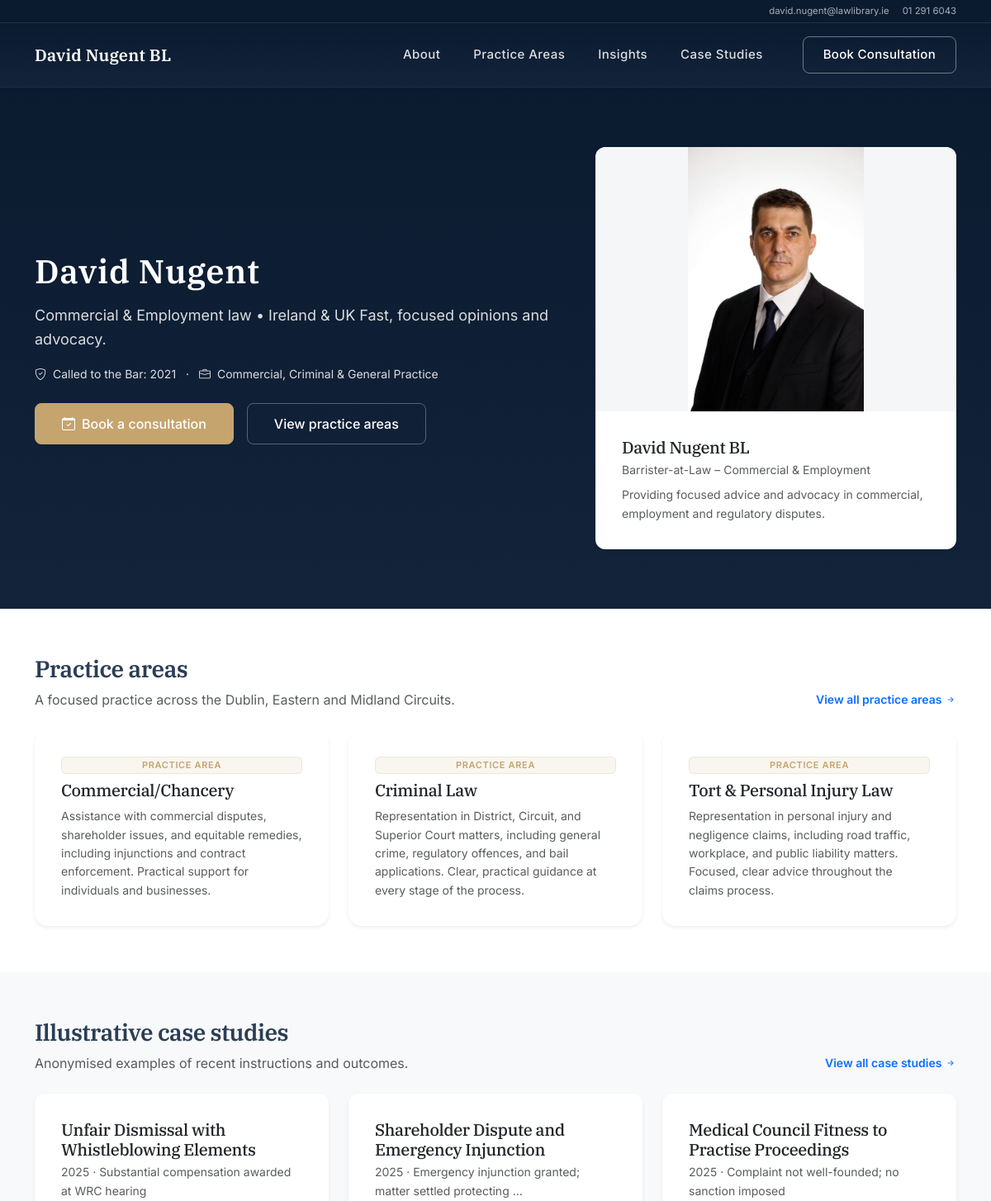
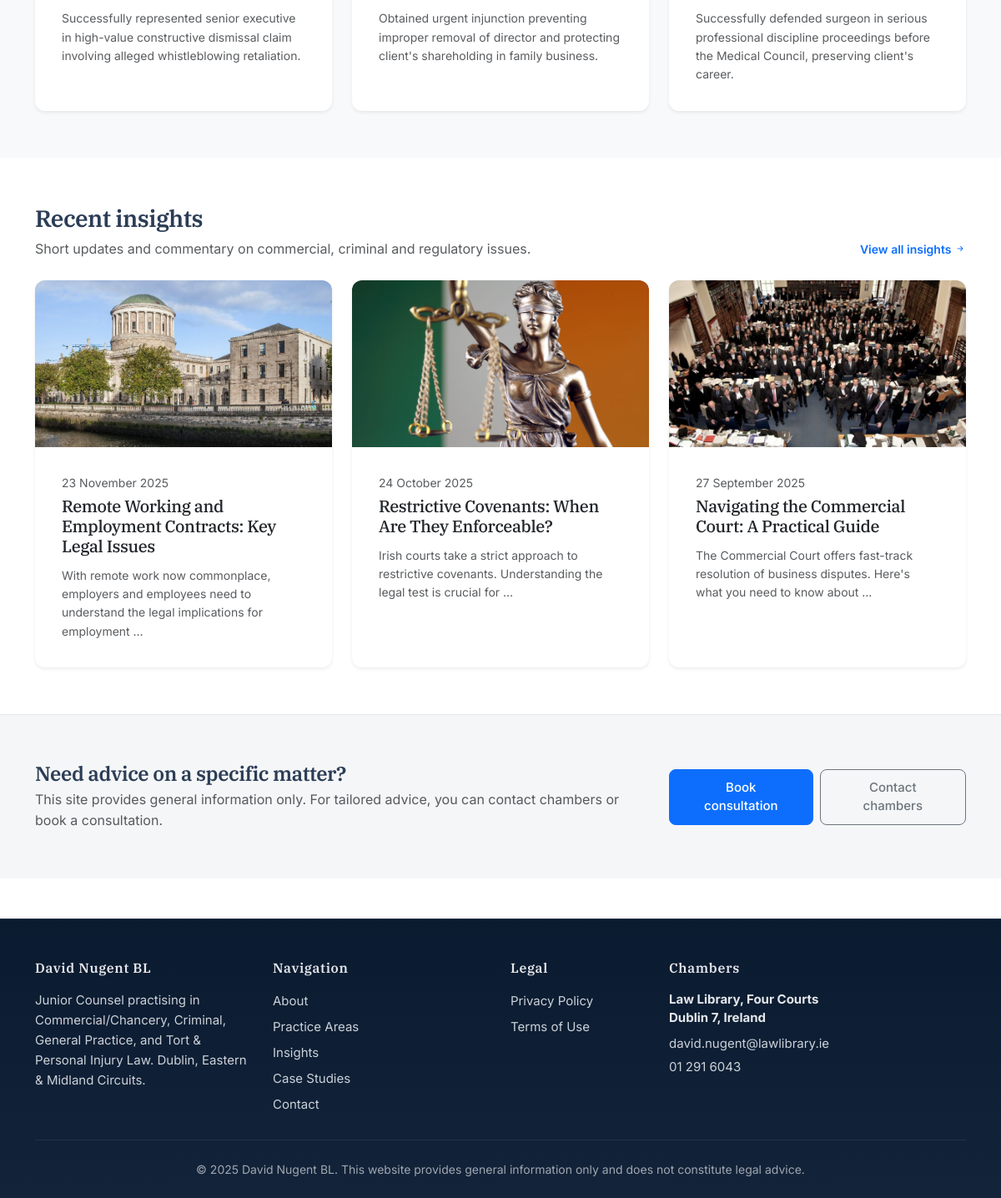
The page / on the database its author committed (2 pictures, top to bottom).
### pages/models.py (models this page shows, shortened)
class HomepageSettings(models.Model):
    hero_heading = models.CharField(max_length=200, default="Clear, practical legal advice")
    hero_subheading = models.TextField(default="Focused expertise in commercial, criminal, general practice, and personal injury matters. Direct Professional Access provided.")
    updated_at = models.DateTimeField(auto_now=True)
    class Meta:
        verbose_name = "Homepage Settings"
        verbose_name_plural = "Homepage Settings"
    @classmethod
    def load(cls):
        obj, created = cls.objects.get_or_create(pk=1)
        return obj

class PracticeArea(models.Model):
    name = models.CharField(max_length=120)
    slug = models.SlugField(unique=True)
    short_summary = models.CharField(max_length=255, blank=True, help_text="Brief summary for practice area cards (1-2 lines)")
    description = models.TextField(blank=True, help_text="DEPRECATED: Use 'body' field instead")
    body = RichTextField(blank=True, help_text="Full description with formatting for the detail page")
    order = models.PositiveIntegerField(default=0)
    class Meta:
        ordering = ["order", "name"]

class PostBase(TimeStamped):
    title = models.CharField(max_length=200)
    slug = models.SlugField(unique=True)
    summary = models.TextField(blank=True)
    body = RichTextField()
    hero_image = models.ImageField(upload_to="posts/", blank=True)
    published = models.BooleanField(default=True)
    published_at = models.DateTimeField(null=True, blank=True)
    class Meta:
        abstract = True
        ordering = ["-published_at", "-created_at"]

class CaseStudy(PostBase):
    practice_areas = models.ManyToManyField(PracticeArea, blank=True)
    outcome = models.CharField(max_length=200, blank=True)
    date_of_case = models.DateField(null=True, blank=True)
    citation_ref = models.CharField(max_length=200, blank=True)
    citation_name = models.CharField(max_length=150, blank=True)
    citation_url = models.URLField(blank=True)

class BlogPost(PostBase):
    source_name = models.CharField(max_length=120, blank=True)
    source_url = models.URLField(blank=True)

### pages/views.py (the view)
# urls.py: path("", views.home, name="home"),
def home(request):
    homepage = HomepageSettings.load()
    practice_areas = PracticeArea.objects.all()[:3]
    featured_cases = CaseStudy.objects.filter(published=True).order_by('-published_at')[:3]
    latest_posts = BlogPost.objects.filter(published=True).order_by('-published_at')[:3]
    return render(request, "SitePages/home.html", {
        "homepage": homepage,
        "practice_areas": practice_areas,
        "featured_cases": featured_cases,
        "latest_posts": latest_posts,
    })

### pages/context_processors.py (called while the page is built)
def assistant_enabled(request):
    return {
        'ASSISTANT_ENABLED': settings.ASSISTANT_ENABLED
    }

### Templates/SitePages/home.html (shortened to what this page needs)
{% extends "base.html" %}
{% load static %}
{% block content %}
<section class="home-hero py-6">
  <div class="container-xl">
    <div class="row align-items-center gx-5 gy-4">
      <div class="col-lg-7">
        <h1 class="display-5 fw-semibold home-hero-title mb-3">{{ homepage.hero_heading|default:"Clear, practical legal advice" }}</h1>
        <p class="lead mb-3 text-light-50">{{ homepage.hero_subheading|default:"Focused expertise in commercial, criminal, general practice, and personal injury matters. Direct professional access provided."|safe }}</p>
        <p class="small text-light-50 mb-4">
          <i class="bi bi-shield-check me-1"></i> Called to the Bar: 2021
          <span class="mx-2">·</span>
          <i class="bi bi-briefcase me-1"></i> Commercial, Criminal & General Practice
        </p>
        <div class="d-flex flex-column flex-sm-row gap-3 mt-4">
          <a href="/book/" class="btn btn-primary btn-lg home-hero-cta-primary">
            <i class="bi bi-calendar-check me-2"></i>Book a consultation
          </a>
          <a href="/practice-areas/" class="btn btn-outline-light btn-lg home-hero-cta-secondary">
            View practice areas
          </a>
        </div>
      </div>
      <div class="col-lg-5">
        <div class="card shadow-sm border-0 home-hero-card">
          <div class="ratio ratio-3x4 home-hero-photo-frame">
            <img src="{% static 'img/headshot.jpg' %}"
                 alt="Portrait of barrister David Nugent"
                 class="w-100 h-100 object-fit-cover">
          </div>
          <div class="card-body">
            <h2 class="h5 mb-1">David&nbsp;Nugent&nbsp;BL</h2>
            <p class="small text-muted mb-2">Barrister-at-Law – Commercial & Employment</p>
            <p class="small text-muted mb-0">
              Providing focused advice and advocacy in commercial, employment and regulatory disputes.
            </p>
          </div>
        </div>
      </div>
    </div>
  </div>
</section>
<section class="py-5 bg-body">
  <div class="container-xl">
    <div class="row justify-content-between align-items-end mb-4">
      <div class="col-md-8">
        <h2 class="h3 fw-semibold mb-2">Practice areas</h2>
        <p class="text-muted mb-0">
          A focused practice across the Dublin, Eastern and Midland Circuits.
        </p>
      </div>
      <div class="col-md-4 text-md-end mt-3 mt-md-0">
        <a href="/practice-areas/" class="small fw-semibold text-decoration-none">
          View all practice areas <i class="bi bi-arrow-right-short"></i>
        </a>
      </div>
    </div>
    <div class="row g-4">
      {% if practice_areas %}
        {% for area in practice_areas %}
        <div class="col-12 col-md-6 col-lg-4 d-flex">
          <article class="card practice-card h-100 border-0 shadow-sm">
            <div class="card-body d-flex flex-column">
              <span class="badge practice-badge small text-uppercase mb-2">Practice area</span>
              <h3 class="h5 mb-2">
                <a href="{% url 'practice_area_detail' area.slug %}" class="stretched-link text-decoration-none text-dark">
                  {{ area.name }}
                </a>
              </h3>
              <p class="small text-muted mb-0">
                {% if area.short_summary %}
                  {{ area.short_summary }}
                {% else %}
                  {{ area.body|striptags|truncatewords:20 }}
                {% endif %}
              </p>
            </div>
          </article>
        </div>
        {% endfor %}
      {% endif %}
    </div>
  </div>
</section>
{% if featured_cases %}
<section class="py-5 bg-light">
  <div class="container-xl">
    <div class="row justify-content-between align-items-end mb-4">
      <div class="col-md-8">
        <h2 class="h3 fw-semibold mb-2">Illustrative case studies</h2>
        <p class="text-muted mb-0">
          Anonymised examples of recent instructions and outcomes.
        </p>
      </div>
      <div class="col-md-4 text-md-end mt-3 mt-md-0">
        <a href="/cases/" class="small fw-semibold text-decoration-none">
          View all case studies <i class="bi bi-arrow-right-short"></i>
        </a>
      </div>
    </div>
    <div class="row g-4">
      {% for case in featured_cases %}
        <div class="col-12 col-md-6 col-lg-4 d-flex">
          <article class="card case-card h-100 border-0 shadow-sm">
            <div class="card-body d-flex flex-column">
              <h3 class="h5 mb-1">
                <a href="{% url 'case_detail' case.slug %}" class="stretched-link text-decoration-none text-dark">
                  {{ case.title }}
                </a>
              </h3>
              <p class="small text-muted mb-2">
                {% if case.date_of_case %}{{ case.date_of_case|date:"Y" }}{% elif case.published_at %}{{ case.published_at|date:"Y" }}{% endif %}
                {% if case.outcome %} · {{ case.outcome|truncatewords:6 }}{% endif %}
              </p>
              {% if case.summary %}
                <p class="small text-muted mb-0 mt-1">{{ case.summary|truncatewords:18 }}</p>
              {% endif %}
            </div>
          </article>
        </div>
      {% endfor %}
    </div>
  </div>
</section>
{% endif %}
{% if latest_posts %}
<section class="py-5 bg-body">
  <div class="container-xl">
    <div class="row justify-content-between align-items-end mb-4">
      <div class="col-md-8">
        <h2 class="h3 fw-semibold mb-2">Recent insights</h2>
        <p class="text-muted mb-0">
          Short updates and commentary on commercial, criminal and regulatory issues.
        </p>
      </div>
      <div class="col-md-4 text-md-end mt-3 mt-md-0">
        <a href="/blog/" class="small fw-semibold text-decoration-none">
          View all insights <i class="bi bi-arrow-right-short"></i>
        </a>
      </div>
    </div>
    <div class="row g-4">
      {% for post in latest_posts %}
        <div class="col-12 col-md-6 col-lg-4 d-flex">
          <article class="card blog-card h-100 border-0 shadow-sm">
            {% if post.hero_image %}
              <div class="ratio ratio-16x9 blog-card-img-wrapper">
                <img src="/static/img/{{ post.hero_image }}" alt="{{ post.title }}" class="w-100 h-100 object-fit-cover">
              </div>
            {% endif %}
            <div class="card-body d-flex flex-column">
              {% if post.published_at %}
              <p class="small text-muted mb-1">
                {{ post.published_at|date:"j F Y" }}
              </p>
              {% endif %}
              <h3 class="h5 mb-2">
                <a href="{% url 'blog_detail' post.slug %}" class="stretched-link text-decoration-none text-dark blog-card-title">
                  {{ post.title }}
                </a>
              </h3>
              {% if post.summary %}
              <p class="small text-muted mb-0 mt-1">{{ post.summary|truncatewords:16 }}</p>
              {% endif %}
            </div>
          </article>
        </div>
      {% endfor %}
    </div>
  </div>
</section>
{% endif %}
<section class="py-5 home-cta-strip">
  <div class="container-xl">
    <div class="row align-items-center gy-3">
      <div class="col-lg-8">
        <h2 class="h4 fw-semibold mb-1">Need advice on a specific matter?</h2>
        <p class="text-muted mb-0">
          This site provides general information only. For tailored advice, you can contact chambers or book a consultation.
        </p>
      </div>
      <div class="col-lg-4 text-lg-end">
        <div class="d-flex flex-column flex-sm-row justify-content-lg-end gap-2">
          <a href="/book/" class="btn btn-primary">
            Book consultation
          </a>
          <a href="/contact/" class="btn btn-outline-secondary">
            Contact chambers
          </a>
        </div>
      </div>
    </div>
  </div>
</section>
{% endblock %}

### static/css/site.css (style rules this page uses)
:root { --navy-900:#0a1628; --navy-800:#0f1f35; --navy-700:#1a2f4a; --navy-600:#264261; --ink-700:#2b3d56; --ink-600:#4a5d7a; --ink-500:#6b7a93; --ink-400:#8b98ae; --cta:#2878e8; --cta-hover:#1a66d1; --bg:#fafbfd; --white:#ffffff; --border-light:#e7ecf3; --border-lighter:#f1f4f8; }
html { scroll-behavior: smooth; }
body { font-family: 'Inter', -apple-system, BlinkMacSystemFont, 'Segoe UI', sans-serif; font-size: 16px; line-height: 1.7; color: var(--ink-700); -webkit-font-smoothing: antialiased; -moz-osx-font-smoothing: grayscale; }
body.bg-body { background: var(--bg); }
h1, h2, h3, h4, h5, h6, .display-1, .display-2, .display-3, .display-4, .display-5, .display-6 { font-family: 'IBM Plex Serif', Georgia, serif; font-weight: 600; letter-spacing: -0.02em; color: var(--navy-900); line-height: 1.3; }
h1 { font-size: 2.25rem; font-weight: 600; }
h2 { font-size: 1.875rem; font-weight: 600; }
h3 { font-size: 1.5rem; font-weight: 600; }
.display-5 { font-size: 2.5rem; font-weight: 600; line-height: 1.2; letter-spacing: -0.03em; }
.lead { font-size: 1.125rem; line-height: 1.6; font-weight: 400; }
p { margin-bottom: 1.25rem; line-height: 1.6; }
.btn { font-weight: 500; font-size: 0.9375rem; padding: 0.625rem 1.5rem; border-radius: 0.5rem; transition: all 0.2s ease; }
.btn-outline-light { border-width: 1.5px; font-weight: 500; }
.btn-lg { padding: 0.75rem 2rem; font-size: 1rem; }
.home-hero { background: linear-gradient(to bottom, #0A1A2F, #13233A); color: #E5E7EB; padding-top: 4.5rem !important; padding-bottom: 5.5rem !important; }
.home-hero-title { color: #FFFFFF; letter-spacing: 0.02em; line-height: 1.2; }
.text-light-50 { color: rgba(255, 255, 255, 0.85); }
.home-hero-cta-primary { background-color: #C5A46E; border-color: #C5A46E; color: #FFFFFF; font-weight: 500; transition: all 0.15s ease; }
.home-hero-cta-secondary { border-color: rgba(255, 255, 255, 0.3); color: #FFFFFF; font-weight: 500; transition: all 0.15s ease; }
.home-hero-card { background: #FFFFFF; border-radius: 16px; overflow: hidden; transition: transform 0.2s ease, box-shadow 0.2s ease; }
.home-hero-photo-frame { border-radius: 14px 14px 0 0; overflow: hidden; background: #F5F6F7; max-height: 320px; }
.home-hero-photo-frame img { object-fit: contain !important; }
.ratio-3x4 { --bs-aspect-ratio: calc(5 / 4 * 100%); }
.home-hero-card .card-body { padding: 1.25rem; }
.py-5 { padding-top: 3.5rem!important; padding-bottom: 3.5rem!important; }
.py-6 { padding-top: 4.5rem!important; padding-bottom: 4.5rem!important; }
.card { border: 1px solid var(--border-light); border-radius: 0.75rem; box-shadow: 0 1px 3px rgba(0,0,0,.04); }
.card.border-0.shadow-sm { transition: all 0.3s cubic-bezier(0.4, 0, 0.2, 1); }
.card.border-0.shadow-sm .card-body { padding: 2rem; }
.case-card { background: #ffffff; border-radius: 12px; border-top: 3px solid #C5A46E; box-shadow: 0 2px 8px rgba(0, 0, 0, 0.08); transition: transform 0.15s ease, box-shadow 0.15s ease, border-color 0.15s ease; position: relative; }
.case-card .card-body { padding: 2rem; }
.blog-card { background: #ffffff; border-radius: 12px; box-shadow: 0 2px 4px rgba(0, 0, 0, 0.12); transition: transform 0.15s ease, box-shadow 0.15s ease; overflow: hidden; }
.blog-card .card-body { padding: 2rem; }
.blog-card-img-wrapper { overflow: hidden; background: #e5e7eb; }
.blog-card-img-wrapper img { object-fit: cover; transition: transform 0.3s ease; }
.practice-card { border: 1px solid var(--border-light); border-radius: 1rem; transition: all 0.3s cubic-bezier(0.4, 0, 0.2, 1); background: #fff; box-shadow: 0 2px 8px rgba(10,22,40,.04); position: relative; display: flex; flex-direction: column; }
.practice-card .card-body { padding: 2rem; display: flex; flex-direction: column; flex-grow: 1; }
.practice-badge { background: rgba(197, 164, 110, 0.1); color: #C5A46E; border: 1px solid rgba(197, 164, 110, 0.2); padding: 0.25rem 0.625rem; border-radius: 0.375rem; font-size: 0.6875rem; letter-spacing: 0.06em; font-weight: 600; display: inline-block; }
.home-cta-strip { background: #F5F6F7; border-top: 1px solid #E5E7EB; }

### rows shown on the page
HomepageSettings: hero_heading "David Nugent", hero_subheading "Commercial & Employment law • Ireland & UK Fast, focused opinions and advocacy."
PracticeArea: name "Commercial/Chancery", short_summary "Assistance with commercial disputes, shareholder issues, and equitable remedies, including injunctions and contract enforcement. Practical support for individuals and businesses."
PracticeArea: name "Criminal Law", short_summary "Representation in District, Circuit, and Superior Court matters, including general crime, regulatory offences, and bail applications. Clear, practical guidance at every stage of the process."
PracticeArea: name "Tort & Personal Injury Law", short_summary "Representation in personal injury and negligence claims, including road traffic, workplace, and public liability matters. Focused, clear advice throughout the claims process."
CaseStudy: title "Unfair Dismissal with Whistleblowing Elements", date_of_case "2025", outcome "Substantial compensation awarded at WRC hearing", summary "Successfully represented senior executive in high-value constructive dismissal claim involving alleged whistleblowing retaliation."
CaseStudy: title "Shareholder Dispute and Emergency Injunction", date_of_case "2025", outcome "Emergency injunction granted; matter settled protecting …", summary "Obtained urgent injunction preventing improper removal of director and protecting client's shareholding in family business."
CaseStudy: title "Medical Council Fitness to Practise Proceedings", date_of_case "2025", outcome "Complaint not well-founded; no sanction imposed", summary "Successfully defended surgeon in serious professional discipline proceedings before the Medical Council, preserving client's career."
BlogPost: hero_image (picture), published_at "23 November 2025", title "Remote Working and Employment Contracts: Key Legal Issues", summary "With remote work now commonplace, employers and employees need to understand the legal implications for employment …"
BlogPost: hero_image (picture), published_at "24 October 2025", title "Restrictive Covenants: When Are They Enforceable?", summary "Irish courts take a strict approach to restrictive covenants. Understanding the legal test is crucial for …"
BlogPost: hero_image (picture), published_at "27 September 2025", title "Navigating the Commercial Court: A Practical Guide", summary "The Commercial Court offers fast-track resolution of business disputes. Here's what you need to know about …"
